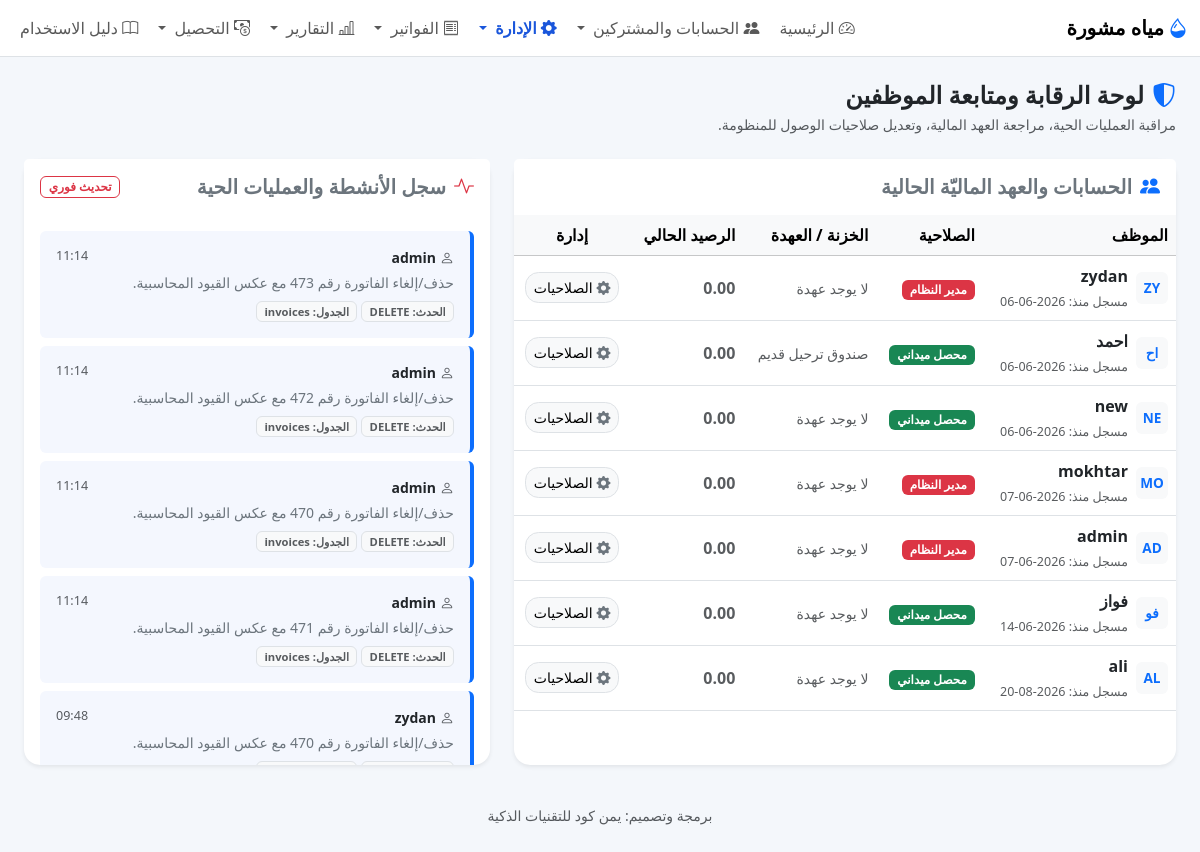
Screenshot of /staff/monitor (signed in) with the database file from the repository.
### models.py (models this page shows)
class Base(DeclarativeBase):
    pass

class Settings(Base):
    __tablename__ = "settings"
    key: Mapped[str] = mapped_column(String, primary_key=True)
    value: Mapped[Optional[str]] = mapped_column(String, nullable=True)

class User(Base):
    __tablename__ = "users"
    id: Mapped[int] = mapped_column(Integer, primary_key=True)
    username: Mapped[str] = mapped_column(String, unique=True, nullable=False)
    password_hash: Mapped[str] = mapped_column(String, nullable=False)
    role: Mapped[str] = mapped_column(String, nullable=False, default="Collector")
    wallet_id: Mapped[Optional[int]] = mapped_column(Integer, nullable=True)
    active: Mapped[int] = mapped_column(Integer, nullable=False, default=1)
    created_at: Mapped[str] = mapped_column(String, nullable=False, default=lambda: datetime.now().isoformat())
    updated_at: Mapped[Optional[str]] = mapped_column(String, nullable=True)

class Wallet(Base):
    __tablename__ = "wallets"
    __table_args__ = (
        CheckConstraint("balance >= 0", name="ck_wallet_balance_nonnegative"),
    )
    id: Mapped[int] = mapped_column(Integer, primary_key=True)
    name: Mapped[str] = mapped_column(String, unique=True, nullable=False)
    balance: Mapped[Optional[float]] = mapped_column(Float, nullable=True, default=0.0)
    created_at: Mapped[str] = mapped_column(String, nullable=False, default=lambda: datetime.now().isoformat())

class AuditLog(Base):
    __tablename__ = "audit_logs"
    id: Mapped[int] = mapped_column(Integer, primary_key=True)
    user_id: Mapped[Optional[int]] = mapped_column(ForeignKey("users.id"), nullable=True)
    action: Mapped[str] = mapped_column(String, nullable=False)
    table_name: Mapped[str] = mapped_column(String, nullable=False)
    row_id: Mapped[Optional[int]] = mapped_column(Integer, nullable=True)
    description: Mapped[Optional[str]] = mapped_column(Text, nullable=True)
    timestamp: Mapped[str] = mapped_column(String, nullable=False, default=lambda: datetime.now().isoformat())

### app.py (the view)
    @app.route("/staff/monitor")
    @login_required
    @role_required(["admin", "technician"])
    def staff_monitor():
        db = get_db()
        users_with_balances = db.execute("""
            SELECT u.id, u.username, u.role, u.active, u.created_at,
                   w.name as wallet_name, COALESCE(w.balance, 0) as wallet_balance,
                   u.wallet_id
            FROM users u
            LEFT JOIN wallets w ON w.id = u.wallet_id
            ORDER BY u.id ASC
        """).fetchall()
        activity_logs = db.execute("""
            SELECT 'audit' as log_type, a.action as action_type, a.table_name, a.row_id, a.description, a.timestamp as created_at, u.username, u.role
            FROM audit_logs a
            JOIN users u ON u.id = a.user_id
            UNION ALL
            SELECT 'transaction' as log_type, t.type as action_type, 'wallets' as table_name, t.wallet_id as row_id, t.notes as description, t.created_at, u.username, u.role
            FROM transactions t
            JOIN users u ON u.id = t.user_id
            ORDER BY created_at DESC LIMIT 30
        """).fetchall()
        wallets = db.execute("SELECT * FROM wallets ORDER BY id ASC").fetchall()
        return render_template("staff_monitor.html", users=users_with_balances, logs=activity_logs, wallets=wallets)

### app.py (called while the page is built)
def login_required(f):
    @wraps(f)
    def decorated_function(*args, **kwargs):
        if session.get("user_id") is None:
            flash("يرجى تسجيل الدخول أولاً.", "warning")
            return redirect(url_for("login"))
        return f(*args, **kwargs)
    return decorated_function

def role_required(allowed_roles):
    def decorator(f):
        @wraps(f)
        def wrapper(*args, **kwargs):
            if not session.get("user_id"):
                return redirect(url_for("login"))
            user_role = g.user["role"] if g.user else None
            if not user_role or user_role.lower() not in [r.lower() for r in allowed_roles]:
                flash("ليس لديك الصلاحية للوصول إلى هذه الصفحة أو تنفيذ هذه العملية.", "danger")
                return redirect(url_for("index"))
            return f(*args, **kwargs)
        return wrapper
    return decorator

### database.py (called while the page is built, shortened)
def get_db():
    if "db" not in g:
        INSTANCE_DIR.mkdir(exist_ok=True)
        g.db = SQLAlchemyDBProxy(SessionLocal())
        try:
            g.db.execute("PRAGMA foreign_keys = ON")
        except Exception:
            pass
    return g.db

@contextmanager
def orm_session_scope():
    session = SessionLocal()
    try:
        yield session
        session.commit()
    except Exception:
        session.rollback()
        raise
    finally:
        session.close()

def get_setting(key, default=""):
    with orm_session_scope() as session:
        row = session.get(Settings, key)
        return row.value if row and row.value is not None else default

    def __getitem__(self, key):
        if isinstance(key, int):
            return self._values[key]
        return self._mapping[key]

    def __iter__(self):
        return iter(self._values)

    def __len__(self):
        return len(self._values)

    def __getattr__(self, name):
        try:
            return self._mapping[name]
        except KeyError as exc:
            raise AttributeError(name) from exc

    def fetchone(self):
        if self._index >= len(self._rows):
            return None
        row = self._rows[self._index]
        self._index += 1
        return row

    def fetchall(self):
        if self._index >= len(self._rows):
            return []
        rows = self._rows[self._index:]
        self._index = len(self._rows)
        return rows

    def _connection(self):
        return self.session.connection()

### templates/staff_monitor.html (shortened to what this page needs)
{% extends "base.html" %}
{% block content %}
<div class="container-fluid">
    <div class="d-flex justify-content-between align-items-center mb-4">
        <div>
            <h4 class="mb-1 fw-bold text-dark"><i class="bi bi-shield-shaded text-primary me-2"></i>لوحة الرقابة ومتابعة
                الموظفين</h4>
            <p class="text-muted small mb-0">مراقبة العمليات الحية، مراجعة العهد المالية، وتعديل صلاحيات الوصول
                للمنظومة.</p>
        </div>
    </div>
    <div class="row g-4">
        <div class="col-lg-7">
            <div class="card border-0 shadow-sm h-100">
                <div class="card-header bg-white border-0 py-3">
                    <h5 class="card-title mb-0 fw-bold text-secondary"><i
                            class="bi bi-people-fill me-2 text-primary"></i>الحسابات والعهد الماليّة الحالية</h5>
                </div>
                <div class="table-responsive">
                    <table class="table table-hover align-middle mb-0">
                        <thead class="table-light">
                            <tr>
                                <th>الموظف</th>
                                <th>الصلاحية</th>
                                <th>الخزنة / العهدة</th>
                                <th>الرصيد الحالي</th>
                                {% if user_role == 'Admin' %}
                                <th class="text-center">إدارة</th>
                                {% endif %}
                            </tr>
                        </thead>
                        <tbody>
                            {% for user in users %}
                            <tr>
                                <td>
                                    <div class="d-flex align-items-center">
                                        <div class="avatar-sm bg-light text-primary rounded px-2 py-1 me-2 fw-bold">
                                            {{ user.username[:2]|upper }}
                                        </div>
                                        <div>
                                            <div class="fw-bold text-dark">{{ user.username }}</div>
                                            <span class="text-muted text-xs">مسجل منذ: {{ user.created_at[:10] }}</span>
                                        </div>
                                    </div>
                                </td>
                                <td>
                                    {% if user.role == 'Admin' %}<span class="badge bg-danger">مدير النظام</span>
                                    {% elif user.role == 'Staff' %}<span class="badge bg-primary">موظف بيانات</span>
                                    {% elif user.role == 'Collector' %}<span class="badge bg-success">محصل ميداني</span>
                                    {% elif user.role == 'Technician' %}<span class="badge bg-warning text-dark">فني
                                        عدادات</span>
                                    {% endif %}
                                </td>
                                <td><span class="text-muted small">{{ user.wallet_name or 'لا يوجد عهدة' }}</span></td>
                                <td>
                                    <span
                                        class="fw-bold {% if user.wallet_balance > 0 %}text-success{% else %}text-muted{% endif %}">
                                        {{ "{:,.2f}".format(user.wallet_balance) }}
                                    </span>
                                </td>
                                {% if user_role == 'Admin' %}
                                <td class="text-center">
                                    <button class="btn btn-sm btn-light border" data-bs-toggle="modal"
                                        data-bs-target="#quickEditModal{{ user.id }}">
                                        <i class="bi bi-gear-fill text-secondary"></i> الصلاحيات
                                    </button>
                                </td>
                                {% endif %}
                            </tr>
                            {% endfor %}
                        </tbody>
                    </table>
                </div>
            </div>
        </div>
        <div class="col-lg-5">
            <div class="card border-0 shadow-sm h-100">
                <div class="card-header bg-white border-0 py-3 d-flex justify-content-between align-items-center">
                    <h5 class="card-title mb-0 fw-bold text-secondary"><i
                            class="bi bi-activity me-2 text-danger"></i>سجل الأنشطة والعمليات الحية</h5>
                    <span class="badge bg-light-danger text-danger border border-danger">تحديث فوري</span>
                </div>
                <div class="card-body p-3 overflow-auto" style="max-height: 550px;">
                    <div class="timeline">
                        {% for log in logs %}
                        <div
                            class="p-3 mb-2 rounded border-start border-4 {% if log.log_type == 'transaction' %}border-success bg-light-success-subtle{% else %}border-primary bg-light-primary-subtle{% endif %}">
                            <div class="d-flex justify-content-between align-items-start">
                                <span class="fw-bold text-dark small"><i class="bi bi-person me-1 text-muted"></i>{{
                                    log.username }}</span>
                                <span class="text-muted text-xs">{{ log.created_at[11:16] or log.created_at }}</span>
                            </div>
                            <div class="mt-1 text-secondary small fw-medium">
                                {{ log.description }}
                            </div>
                            <div class="mt-2 d-flex gap-1 align-items-center">
                                <span class="badge bg-light text-muted border text-xxs">الحدث: {{ log.action_type
                                    }}</span>
                                <span class="badge bg-light text-muted border text-xxs">الجدول: {{ log.table_name
                                    }}</span>
                            </div>
                        </div>
                        {% else %}
                        <div class="text-center py-5 text-muted">
                            <i class="bi bi-info-circle d-block fs-2 mb-2"></i> لا يوجد أنشطة مسجلة في النظام حتى الآن.
                        </div>
                        {% endfor %}
                    </div>
                </div>
            </div>
        </div>
    </div>
</div>
{% endblock %}

### templates/base.html (shortened to what this page needs)
<!doctype html>
<html lang="ar" dir="rtl" class="notranslate" translate="no" data-theme="{{ setting('ui_theme', 'light') }}">
<head>
  <link href="https://cdn.jsdelivr.net/npm/bootstrap@5.3.3/dist/css/bootstrap.rtl.min.css" rel="stylesheet">
  <link href="https://cdn.jsdelivr.net/npm/bootstrap-icons@1.11.3/font/bootstrap-icons.min.css" rel="stylesheet">
  <link rel="stylesheet" href="{{ url_for('static', filename='css/style.css') }}">
</head>
<body>
  <nav class="navbar navbar-expand-lg bg-white border-bottom sticky-top">
    <div class="container-fluid">
      <a class="navbar-brand" href="{{ url_for('index') }}">
        <i class="bi bi-droplet-half text-primary me-1"></i>{{ setting('project_name', app_name) }}
      </a>
      <div class="collapse navbar-collapse" id="nav">
        <ul class="navbar-nav ms-auto gap-1">
          {% if current_user %}
          <li class="nav-item"><a class="nav-link {% if request.endpoint=='index' %}active{% endif %}" href="{{ url_for('index') }}"><i class="bi bi-speedometer2"></i> الرئيسية</a></li>
          <li class="nav-item dropdown">
              <a class="nav-link dropdown-toggle "
                href="#"
                data-bs-toggle="dropdown">
                  <i class="bi bi-people-fill"></i> الحسابات والمشتركين
              </a>
          </li>
        {% if current_user %}
<li class="nav-item dropdown">
    <a class="nav-link dropdown-toggle {% if request.endpoint in ['employee_portal','staff_monitor','import_data','settings'] %}active{% endif %}"
       href="#"
       data-bs-toggle="dropdown">
        <i class="bi bi-gear-fill"></i> الإدارة
    </a>
</li>
{% endif %}
         <li class="nav-item dropdown">
            <a class="nav-link dropdown-toggle " href="#" data-bs-toggle="dropdown">
              <i class="bi bi-receipt"></i> الفواتير
            </a>
          </li>
          <li class="nav-item dropdown">
          <a class="nav-link dropdown-toggle " href="#" data-bs-toggle="dropdown">
          <i class="bi bi-bar-chart-line"></i> التقارير
          </a>
          </li>
            <li class="nav-item dropdown">
            <a class="nav-link dropdown-toggle {% if request.endpoint in ['arrears_report','collector_daily_report','collection_trip'] %}active{% endif %}"
               href="#" data-bs-toggle="dropdown">
              <i class="bi bi-cash-coin"></i> التحصيل
            </a>
          </li>
          <li class="nav-item">
            <a class="nav-link {% if request.endpoint=='user_manual' %}active{% endif %}"
               href="{{ url_for('user_manual') }}">
              <i class="bi bi-book"></i> دليل الاستخدام
            </a>
          </li>
         {% endif %}
        </ul>
      </div>
    </div>
  </nav>
  <main class="container-fluid py-3 py-lg-4">
    {% block content %}{% endblock %}
  </main>
  <footer class="container-fluid py-3 text-center small text-muted">
    برمجة وتصميم: يمن كود للتقنيات الذكية
  </footer>
</body>
</html>

### static/css/style.css (style rules this page uses)
body { background: #f6f8fb; font-family: system-ui, -apple-system, "Segoe UI", Tahoma, Arial, sans-serif; }
.card { border: 0; border-radius: 1rem; box-shadow: 0 0.35rem 1rem rgba(0,0,0,.05); }
.table thead th { white-space: nowrap; }
.form-control, .form-select, .btn { border-radius: .85rem; }

### templates/base.html (style rules this page uses)
:root { --app-bg: #f4f7fb; --app-surface: #ffffff; --app-surface-2: #f8fafc; --app-text: #0f172a; --app-muted: #64748b; --app-border: #dbe4f0; --app-primary: #1a56db; --app-primary-contrast: #ffffff; }
.navbar-brand { font-weight: 800; }
.nav-link.active { font-weight: 700; color: var(--app-primary) !important; }
body { background: var(--app-bg); color: var(--app-text); }
.card, .dropdown-menu, .modal-content { background-color: var(--app-surface); color: var(--app-text); border-color: var(--app-border); }

### templates/staff_monitor.html (style rules this page uses)
.bg-light-primary-subtle { background-color: #f4f7fe; }
.text-xs { font-size: 0.785rem; }
.text-xxs { font-size: 0.7rem; }
.avatar-sm { width: 32px; height: 32px; display: flex; align-items: center; justify-content: center; font-size: 0.85rem; }

### rows the page displays
Settings: value "مياه مشورة"
User: username "ZY", username "zydan", created_at "2026-06-06", role "مدير النظام", wallet_name "لا يوجد عهدة", wallet_balance "0.00"
User: username "اح", username "احمد", created_at "2026-06-06", role "محصل ميداني", name "صندوق ترحيل قديم", wallet_balance "0.00"
User: username "NE", username "new", created_at "2026-06-06", role "محصل ميداني", wallet_name "لا يوجد عهدة", wallet_balance "0.00"
User: username "MO", username "mokhtar", created_at "2026-06-07", role "مدير النظام", wallet_name "لا يوجد عهدة", wallet_balance "0.00"
User: username "AD", username "admin", created_at "2026-06-07", role "مدير النظام", wallet_name "لا يوجد عهدة", wallet_balance "0.00"
User: username "فو", username "فواز", created_at "2026-06-14", role "محصل ميداني", wallet_name "لا يوجد عهدة", wallet_balance "0.00"
User: username "AL", username "ali", created_at "2026-08-20", role "محصل ميداني", wallet_name "لا يوجد عهدة", wallet_balance "0.00"
AuditLog: username "admin", timestamp "11:14", description "حذف/إلغاء الفاتورة رقم 473 مع عكس القيود المحاسبية.", action_type "DELETE", table_name "invoices"
AuditLog: username "admin", timestamp "11:14", description "حذف/إلغاء الفاتورة رقم 472 مع عكس القيود المحاسبية.", action_type "DELETE", table_name "invoices"
AuditLog: username "admin", timestamp "11:14", description "حذف/إلغاء الفاتورة رقم 470 مع عكس القيود المحاسبية.", action_type "DELETE", table_name "invoices"
AuditLog: username "admin", timestamp "11:14", description "حذف/إلغاء الفاتورة رقم 471 مع عكس القيود المحاسبية.", action_type "DELETE", table_name "invoices"
AuditLog: username "zydan", timestamp "09:48", description "حذف/إلغاء الفاتورة رقم 470 مع عكس القيود المحاسبية."
